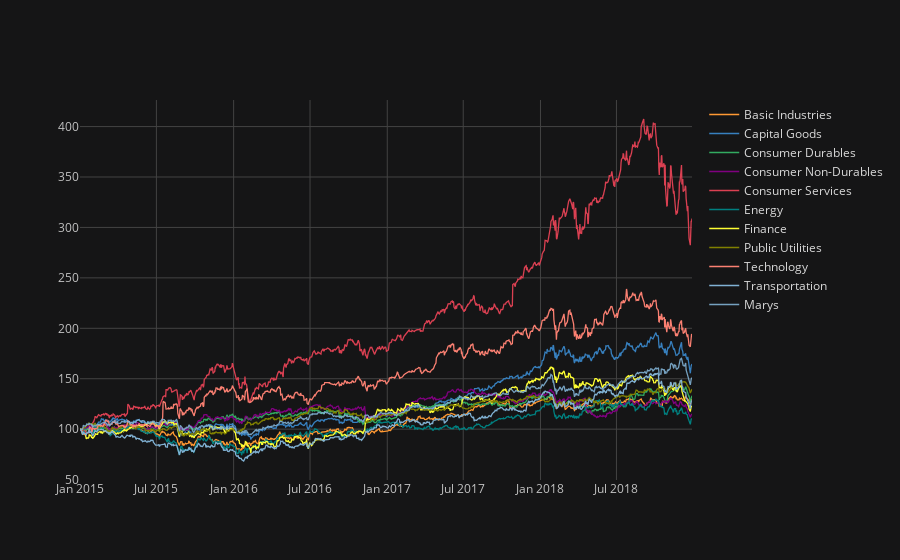

This figure's notebook cell:
### Code cell
sectors.iplot(theme = "solar")

### Figure 1 — Plotly figure (JSON) as saved in the notebook; plotly's stock layout.template omitted (floating-point values rounded to 4 significant figures; data arrays with more than 128 entries replaced by an {"elided": "..."} marker saying what was removed)
{"data": [{"line": {"color": "rgba(255, 153, 51, 1.0)", "dash": "solid", "shape": "linear", "width": 1.3}, "mode": "lines", "name": "Basic Industries", "text": "", "type": "scatter", "x": {"elided": "1006 str values"}, "y": {"elided": "1006 float values"}}, {"line": {"color": "rgba(55, 128, 191, 1.0)", "dash": "solid", "shape": "linear", "width": 1.3}, "mode": "lines", "name": "Capital Goods", "text": "", "type": "scatter", "x": {"elided": "1006 str values"}, "y": {"elided": "1006 float values"}}, {"line": {"color": "rgba(50, 171, 96, 1.0)", "dash": "solid", "shape": "linear", "width": 1.3}, "mode": "lines", "name": "Consumer Durables", "text": "", "type": "scatter", "x": {"elided": "1006 str values"}, "y": {"elided": "1006 float values"}}, {"line": {"color": "rgba(128, 0, 128, 1.0)", "dash": "solid", "shape": "linear", "width": 1.3}, "mode": "lines", "name": "Consumer Non-Durables", "text": "", "type": "scatter", "x": {"elided": "1006 str values"}, "y": {"elided": "1006 float values"}}, {"line": {"color": "rgba(219, 64, 82, 1.0)", "dash": "solid", "shape": "linear", "width": 1.3}, "mode": "lines", "name": "Consumer Services", "text": "", "type": "scatter", "x": {"elided": "1006 str values"}, "y": {"elided": "1006 float values"}}, {"line": {"color": "rgba(0, 128, 128, 1.0)", "dash": "solid", "shape": "linear", "width": 1.3}, "mode": "lines", "name": "Energy", "text": "", "type": "scatter", "x": {"elided": "1006 str values"}, "y": {"elided": "1006 float values"}}, {"line": {"color": "rgba(255, 255, 51, 1.0)", "dash": "solid", "shape": "linear", "width": 1.3}, "mode": "lines", "name": "Finance", "text": "", "type": "scatter", "x": {"elided": "1006 str values"}, "y": {"elided": "1006 float values"}}, {"line": {"color": "rgba(128, 128, 0, 1.0)", "dash": "solid", "shape": "linear", "width": 1.3}, "mode": "lines", "name": "Public Utilities", "text": "", "type": "scatter", "x": {"elided": "1006 str values"}, "y": {"elided": "1006 float values"}}, {"line": {"color": "rgba(251, 128, 114, 1.0)", "dash": "solid", "shape": "linear", "width": 1.3}, "mode": "lines", "name": "Technology", "text": "", "type": "scatter", "x": {"elided": "1006 str values"}, "y": {"elided": "1006 float values"}}, {"line": {"color": "rgba(128, 177, 211, 1.0)", "dash": "solid", "shape": "linear", "width": 1.3}, "mode": "lines", "name": "Transportation", "text": "", "type": "scatter", "x": {"elided": "1006 str values"}, "y": {"elided": "1006 float values"}}, {"line": {"color": "rgba(128, 177, 211, 0.8999999999999999)", "dash": "solid", "shape": "linear", "width": 1.3}, "mode": "lines", "name": "Marys", "text": "", "type": "scatter", "x": {"elided": "1006 str values"}, "y": {"elided": "1006 float values"}}], "layout": {"legend": {"bgcolor": "#151516", "font": {"color": "#D9D9D9"}}, "paper_bgcolor": "#151516", "plot_bgcolor": "#151516", "title": {"font": {"color": "#D9D9D9"}}, "xaxis": {"gridcolor": "#434343", "showgrid": true, "tickfont": {"color": "#C2C2C2"}, "title": {"font": {"color": "#D9D9D9"}, "text": ""}, "zerolinecolor": "#666570"}, "yaxis": {"gridcolor": "#434343", "showgrid": true, "tickfont": {"color": "#C2C2C2"}, "title": {"font": {"color": "#D9D9D9"}, "text": ""}, "zerolinecolor": "#666570"}}}
